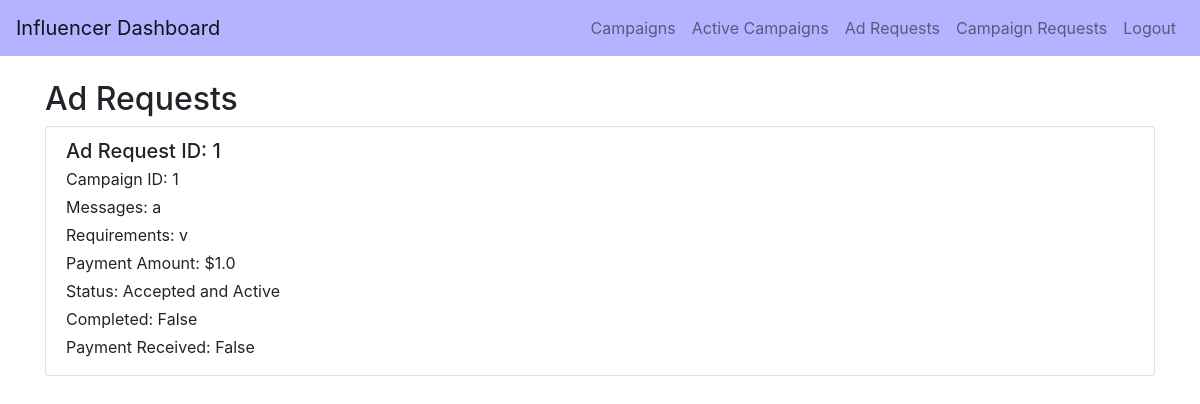
The page /influencer_ad_requests/tanmay on the database as committed earlier.
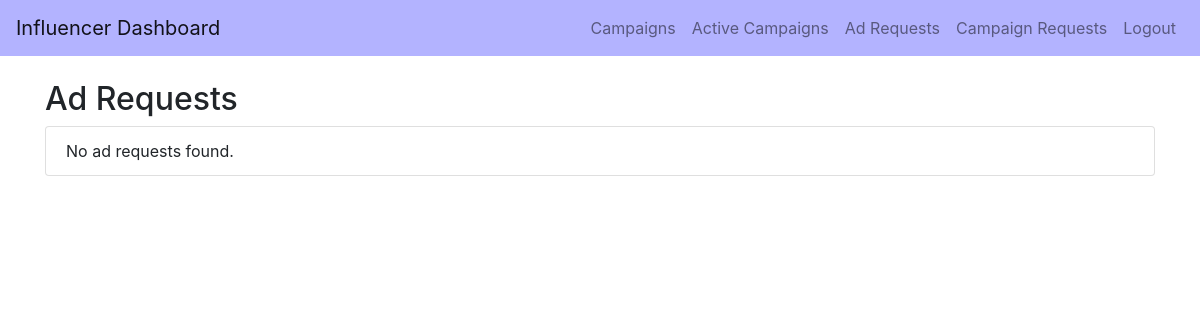
The same page on the database as committed later.
### backend/models.py (models this page shows)
class AdRequest(db.Model):
    __tablename__ = 'ad_request'
    id = db.Column(db.Integer, primary_key=True)
    campaign_id = db.Column(db.Integer, db.ForeignKey('campaign.id'), nullable=False)
    influencer_id = db.Column(db.Integer, db.ForeignKey('user.id'), nullable=False)
    sponsor_id = db.Column(db.Integer, db.ForeignKey('sponsor.id'), nullable=True)  # Added this field
    messages = db.Column(db.Text, nullable=True)
    requirements = db.Column(db.Text, nullable=False)
    payment_amount = db.Column(db.Float, nullable=False)
    status = db.Column(db.String(10), nullable=False)  # Pending, Accepted, Rejected
    complete = db.Column(db.Boolean, default=False, nullable=False)
    complete_confirmed = db.Column(db.Boolean, default=False, nullable=False)
    payment = db.Column(db.Boolean, default=False, nullable=False)
    influencer = db.relationship('User', backref='ad_requests_user', foreign_keys=[influencer_id])
    campaign = db.relationship('Campaign', backref='ad_requests_campaign', foreign_keys=[campaign_id])
    sponsor = db.relationship('Sponsor', backref='ad_requests_sponsor', foreign_keys=[sponsor_id])

### backend/controller.py (the view)
@app.route('/influencer_ad_requests/<string:username>')
def ad_requests(username):
    user = User.query.filter_by(username=username).first()
    if user is None:
        return "User not found", 404
    influencer = Influencer.query.filter_by(user_id=user.id).first()
    if influencer is None:
        return "Influencer not found", 404
    ad_requests = AdRequest.query.filter_by(influencer_id=influencer.id).all()
    return render_template('influencer_ad_requests.html', username=username, ad_requests=ad_requests)

### templates/influencer_ad_requests.html (shortened to what this page needs)
<!DOCTYPE html>
<html lang="en">
<head>
    <link href="https://stackpath.bootstrapcdn.com/bootstrap/4.5.2/css/bootstrap.min.css" rel="stylesheet">
</head>
<body>
    <nav class="navbar navbar-expand-lg navbar-light" style="background-color: #b3b3ff;">
        <a class="navbar-brand" href="#">Influencer Dashboard</a>
        <div class="collapse navbar-collapse">
            <ul class="navbar-nav ml-auto">
                <li class="nav-item">
                    <a class="nav-link" href="{{ url_for('influencer_campaigns', username=username) }}">Campaigns</a>
                </li>
                <li class="nav-item">
                    <a class="nav-link" href="{{ url_for('active_campaigns', username=username) }}">Active Campaigns</a>
                </li>
                <li class="nav-item">
                    <a class="nav-link" href="{{ url_for('ad_requests', username=username) }}">Ad Requests</a>
                </li>
                <li class="nav-item">
                    <a class="nav-link" href="/influencer_campaign_requests/{{ username }}">Campaign Requests</a>
                </li>
                <li class="nav-item">
                    <a class="nav-link" href="{{ url_for('logout') }}">Logout</a>
                </li>
            </ul>
        </div>
    </nav>
    <div class="container mt-4">
        <h2>Ad Requests</h2>
        <div class="list-group">
            {% for ad_request in ad_requests %}
                <div class="list-group-item">
                    <h5 class="mb-1">Ad Request ID: {{ ad_request.id }}</h5>
                    <p class="mb-1">Campaign ID: {{ ad_request.campaign_id }}</p>
                    <p class="mb-1">Messages: {{ ad_request.messages }}</p>
                    <p class="mb-1">Requirements: {{ ad_request.requirements }}</p>
                    <p class="mb-1">Payment Amount: ${{ ad_request.payment_amount }}</p>
                    <p class="mb-1">Status: {{ ad_request.status }}</p>
                    <p class="mb-1">Completed: {{ ad_request.complete }}</p>
                    <p class="mb-1">Payment Received: {{ ad_request.payment }}</p>
                </div>
            {% else %}
                <div class="list-group-item">No ad requests found.</div>
            {% endfor %}
        </div>
    </div>
</body>
</html>

Rows that differ between the two databases and show on the page:
removed AdRequest: id "1", campaign_id "1", messages "a", requirements "v", payment_amount "1.0", status "Accepted and Active", complete "False", payment "False"
Other text that changed with them:
text now shown: "No ad requests found."
